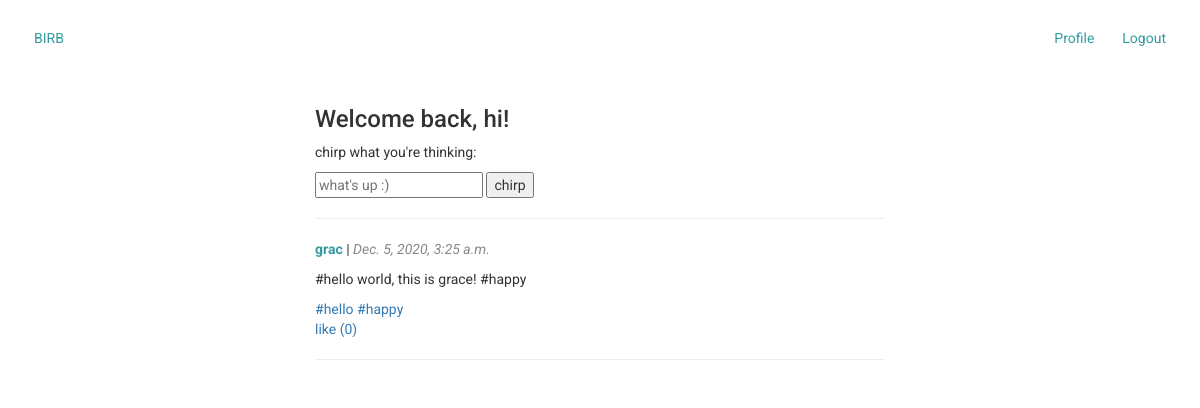
The app's page / (signed in), older data.
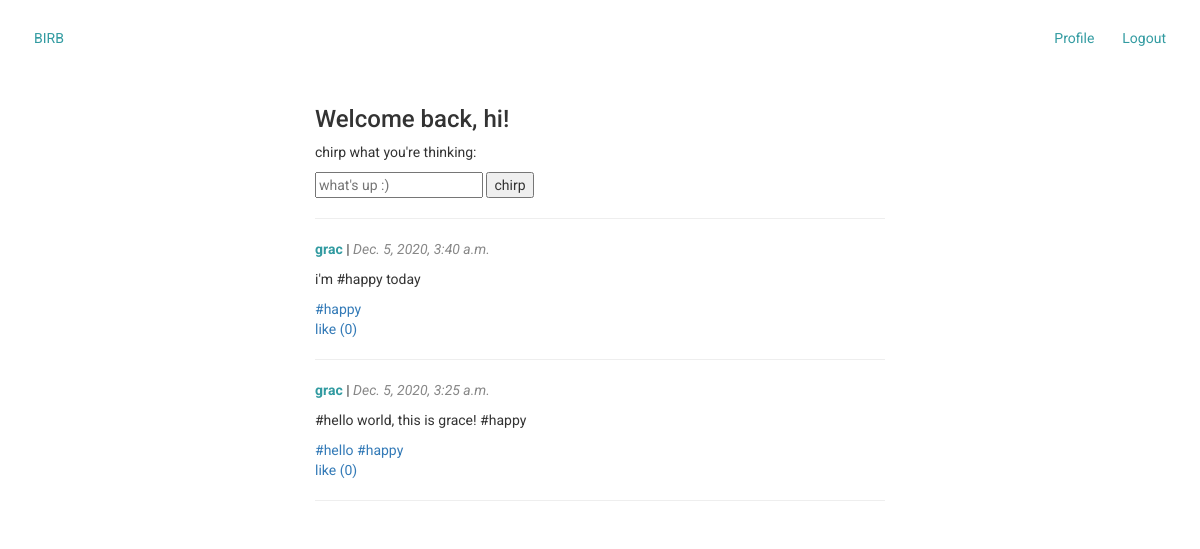
The same page, newer data.
### main/models.py (models this page shows, shortened)
class Chirp(models.Model):
    body = models.TextField(max_length=300)
    author = models.ForeignKey(User, on_delete=models.CASCADE, null=True)
    created_at = models.DateTimeField()
    hashtags = models.ManyToManyField(Hashtag)
    likes = models.ManyToManyField(User, related_name='likes', blank=True)

class Hashtag(models.Model):
    tag = models.CharField(max_length=30)
    def __str__(self):
        return self.tag

### main/views.py (the view, shortened to what this page needs)
# urls.py: path('', views.main_view, name='main_view'),
def main_view(request):
    chirps = Chirp.objects.all().order_by('-created_at')
    return render(request, 'main.html', {'chirps': chirps})

### main/templates/main.html (shortened to what this page needs)
{% extends 'base.html' %}
{% load static %}
{% block styles %}
    {% if user.is_authenticated %}
        <link rel="stylesheet" href="{% static 'css/chirp_list.css' %}">
    {% endif %}
{% endblock %}
{% block content %}
    {% if user.is_authenticated %}
        <h3>Welcome back, {{user.username}}!</h3>
        <form method="POST" action="/">
            <p>chirp what you're thinking:</p>
            <input name="body" placeholder="what's up :)"/>
            <input type="submit" value="chirp"/>
        </form>
        <hr/>
        {% for chirp in chirps %}
            <div class="chirp-card">
                <p><span class="chirp-username"><b>
                    <a href="{% url 'user_view' username=chirp.author.username %}">{{ chirp.author.username }}</a>
                </b></span> |
                    <span class="chirp-created-at"><i>{{ chirp.created_at }}</i></span></p>
                <p>{{ chirp.body }}</p>
                {% for tag in chirp.hashtags.all %}
                    <span><a href="/tag/{{tag}}">#{{ tag }}</a></span>
                {% endfor %}<br>
                <span><a href="/like?id={{chirp.id}}">like ({{ chirp.likes.count }})</a></span>
                <hr/>
            </div>
        {% endfor %}
    {% endif %}
{% endblock %}

### main/templates/base.html (shortened to what this page needs)
{% load static %}
<!doctype html>
<html lang="en">
  <head>
    <link rel="stylesheet" href="https://maxcdn.bootstrapcdn.com/bootstrap/3.4.1/css/bootstrap.min.css">
    <link rel="stylesheet" href="{% static 'css/base.css' %}">
    {% block styles %}
    {% endblock %}
  </head>
  <body>
    {% if user.is_authenticated %}
    <div class="nav-menu">
        <ul>
            <li class="nav-item"><a href="/">BIRB</a></li>
            <li class="nav-item" style="float:right"><a href="/logout/">Logout</a></li>
            <li class="nav-item" style="float:right"><a href="{% url 'user_view' username=request.user.username %}">Profile</a></li>
        </ul>
    </div>
    {% endif %}
    <div class="container">
        {% block content %}
        {% endblock %}
    </div>
  </body>
</html>

### main/static/css/base.css (style rules this page uses)
* { font-family: 'Roboto', sans-serif; }
body { align-items: center; }
a { text-decoration: none; }
.nav-menu ul { list-style-type: none; padding: 20px; overflow: hidden; }
.nav-item { float: left; display: inline; }
.nav-item a { display: block; padding: 8px 14px; color: #329ba1; }
.container { margin: auto; max-width: 600px; }

### main/static/css/chirp_list.css (style rules this page uses)
.chirp-card { margin: 20px auto; }
.chirp-username a { color: #329ba1; }
.chirp-username { color: #329ba1; }
.chirp-created-at { color: #878787; }

Row changes from the older to the newer data that the page shows:
added Chirp: author.username "grac", created_at "Dec. 5, 2020, 3:40 a.m.", body "i'm #happy today", likes.count "0", Hashtag (tag "happy")
